Frame 1 (no input): blank canvas, image omitted
Frame 60 (the mouse pressed at the canvas centre just before this capture): blank canvas, image omitted
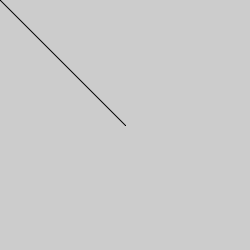
Frame 120 (the mouse held since frame 60 and released just before this capture)

The Processing sketch whose frames 1 and 60 were blank and that drew this single picture after the mouse press (run headless with seeded random() and noise(); from frame 60 on, the mouse is pressed at the canvas centre):

// Processing sketch: processing_147590
// ── processing_147590.pde

int counter;

void setup() {  //setup function called initially, only once
  size(250, 250);
}

void draw() {  //draw function loops 
line(mouseX,mouseY,pmouseX,pmouseY);
}
